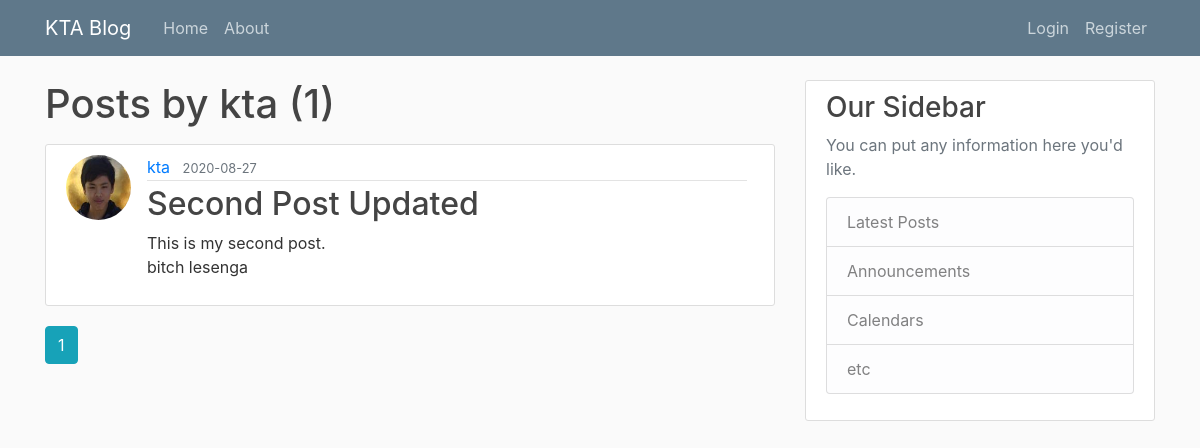
Before: /user/kta with the older database file.
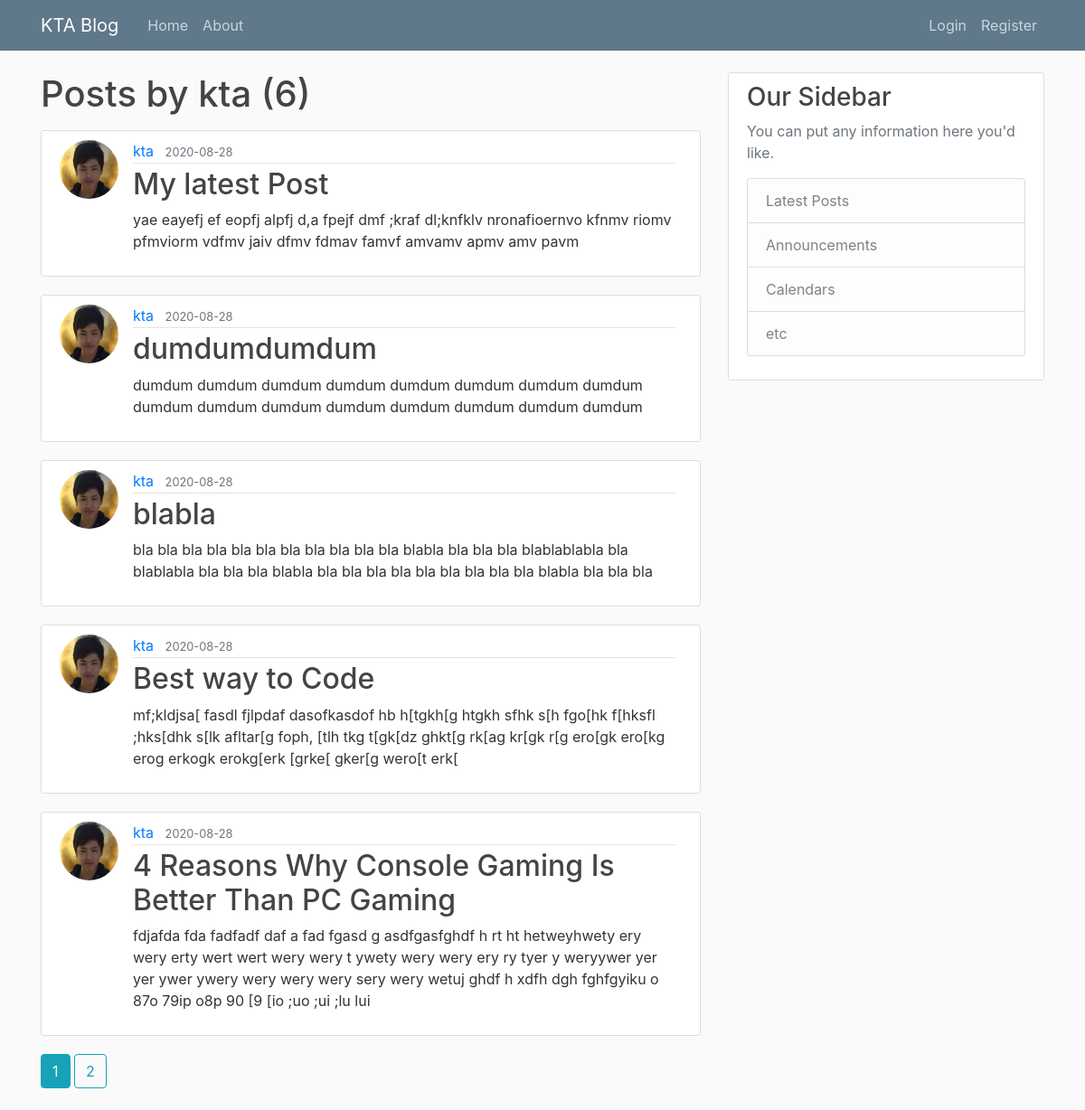
After: the same page with the newer database file.
### flaskblog/model.py (models this page shows, shortened)
class User(db.Model, UserMixin):
    id = db.Column(db.Integer, primary_key=True)
    username = db.Column(db.String(20), unique=True, nullable=False)
    email = db.Column(db.String(120), unique=True, nullable=False)
    image_file = db.Column(db.String(20), nullable=False, default='default.jpg')
    password = db.Column(db.String(60), nullable=False)
    posts = db.relationship('Post', backref='author', lazy=True)

class Post(db.Model):
    id = db.Column(db.Integer, primary_key=True)
    title = db.Column(db.String(100), nullable=False)
    date_posted = db.Column(db.DateTime, nullable=False, default=datetime.utcnow)
    content = db.Column(db.Text, nullable=False)
    user_id = db.Column(db.Integer, db.ForeignKey('user.id'), nullable=False)

### flaskblog/route.py (the view)
@app.route('/user/<string:username>')
def user_posts(username):
    page = request.args.get('page', 1, type=int)
    user = User.query.filter_by(username=username).first_or_404()
    posts = Post.query.filter_by(author=user)\
        .order_by(Post.date_posted.desc())\
        .paginate(page=page, per_page=5)
    return render_template('user_posts.html', posts=posts, user=user)

### flaskblog/templates/user_posts.html
{% extends "base.html" %}
{% block body %}
<h1 class="mb-3">Posts by {{ user.username }} ({{ posts.total }}) </h1>
    {% for post in posts.items %}
        <article class="media content-section">
          <img class="rounded-circle article-img" src="{{ url_for('static', filename='profile_pics/' + post.author.image_file) }}">
          <div style='max-width: 600px;' class="media-body">
            <div class="article-metadata">
              <a class="mr-2" href="{{ url_for('user_posts', username=post.author.username) }}">{{ post.author.username }}</a>
              <small class="text-muted">{{ post.date_posted.strftime('%Y-%m-%d') }}</small>
            </div>
            <h2><a class="article-title" href="{{ url_for('post', post_id=post.id) }}">{{ post.title }}</a></h2>
            <p class="article-content">{{ post.content }}</p>
          </div>
        </article>
    {% endfor %}
    {% for page_num in posts.iter_pages(left_edge=1, right_edge=1, left_current=1, right_current=2) %}
        {% if page_num %}
            {% if posts.page == page_num %}
                <a class="btn btn-info mb-4" href="{{ url_for('user_posts', username=user.username, page=page_num) }}">{{ page_num }}</a>
            {% else %}
                <a class="btn btn-outline-info mb-4" href="{{ url_for('user_posts', username=user.username, page=page_num) }}">{{ page_num }}</a>
            {% endif %}
        {% else %}
            .....
        {% endif %}
    {% endfor %}
{% endblock %}

### flaskblog/templates/base.html (shortened to what this page needs)
<!DOCTYPE html>
<html>
    <head>
        <link rel="stylesheet" href="https://stackpath.bootstrapcdn.com/bootstrap/4.5.2/css/bootstrap.min.css">
        <link rel="stylesheet" type="text/css" href="{{ url_for('static', filename='main.css') }}" />
    </head>
    <body>
        <header class="site-header">
          <nav class="navbar navbar-expand-md navbar-dark bg-steel fixed-top">
            <div class="container">
              <a class="navbar-brand mr-4" href="/">KTA Blog</a>
              <div class="collapse navbar-collapse" id="navbarToggle">
                <div class="navbar-nav mr-auto">
                  <a class="nav-item nav-link" href="{{ url_for('home') }}">Home</a>
                  <a class="nav-item nav-link" href="{{ url_for('about') }}">About</a>
                </div>
                <div class="navbar-nav">
                    {% if current_user.is_authenticated %}
                       <a class="nav-item nav-link" href="{{ url_for('new_post') }}">New Post</a>
                       <a class="nav-item nav-link" href="{{ url_for('account') }}">Account</a>
                       <a class="nav-item nav-link" href="{{ url_for('logout') }}">Logout</a>
                    {% else %}
                      <a class="nav-item nav-link" href="{{ url_for('login') }}">Login</a>
                      <a class="nav-item nav-link" href="{{ url_for('register') }}">Register</a>
                    {% endif %}
                </div>
              </div>
            </div>
          </nav>
        </header>
        <main role="main" class="container">
          <div class="row">
            <div class="col-md-8">
              {% block body %}{% endblock %}
            </div>
            <div class="col-md-4">
              <div class="content-section">
                <h3>Our Sidebar</h3>
                <p class='text-muted'>You can put any information here you'd like.
                  <ul class="list-group">
                    <li class="list-group-item list-group-item-light">Latest Posts</li>
                    <li class="list-group-item list-group-item-light">Announcements</li>
                    <li class="list-group-item list-group-item-light">Calendars</li>
                    <li class="list-group-item list-group-item-light">etc</li>
                  </ul>
                </p>
              </div>
            </div>
          </div>
        </main>
    </body>
</html>

### flaskblog/static/main.css (style rules this page uses)
body { background: #fafafa; color: #333333; margin-top: 5rem; }
h1, h2, h3, h4, h5, h6 { color: #444444; }
.bg-steel { background-color: #5f788a; }
.site-header .navbar-nav .nav-link { color: #cbd5db; }
.content-section { background: #ffffff; padding: 10px 20px; border: 1px solid #dddddd; border-radius: 3px; margin-bottom: 20px; }
.article-title { color: #444444; }
.article-content { white-space: pre-line; }
.article-img { height: 65px; width: 65px; margin-right: 16px; }
.article-metadata { padding-bottom: 1px; margin-bottom: 4px; border-bottom: 1px solid #e3e3e3 }

Changed rows visible on the page:
no longer on this page (row unchanged): Post: image_file (picture), author.username "kta", date_posted "2020-08-27", title "Second Post Updated", content "This is my second post. bitch lesenga"
added Post: image_file (picture), author.username "kta", date_posted "2020-08-28", title "My latest Post", content "yae eayefj ef eopfj alpfj d,a fpejf dmf ;kraf dl;knfklv nronafioernvo kfnmv riomv pfmviorm vdfmv jaiv dfmv fdmav famvf amvamv apmv amv pavm"
added Post: image_file (picture), author.username "kta", date_posted "2020-08-28", title "dumdumdumdum", content "dumdum dumdum dumdum dumdum dumdum dumdum dumdum dumdum dumdum dumdum dumdum dumdum dumdum dumdum dumdum dumdum"
added Post: image_file (picture), author.username "kta", date_posted "2020-08-28", title "blabla", content "bla bla bla bla bla bla bla bla bla bla bla blabla bla bla bla blablablabla bla blablabla bla bla bla blabla bla bla bla bla bla bla bla bla bla blabla bla bla bla"
added Post: image_file (picture), author.username "kta", date_posted "2020-08-28", title "Best way to Code", content "mf;kldjsa[ fasdl fjlpdaf dasofkasdof hb h[tgkh[g htgkh sfhk s[h fgo[hk f[hksfl ;hks[dhk s[lk afltar[g foph, [tlh tkg t[gk[dz ghkt[g rk[ag kr[gk r[g ero[gk ero[kg erog erkogk erokg[erk [grke[ gker[g wero[t erk["
added Post: image_file (picture), author.username "kta", date_posted "2020-08-28", title "4 Reasons Why Console Gaming Is Better Than PC Gaming", content "fdjafda fda fadfadf daf a fad fgasd g asdfgasfghdf h rt ht hetweyhwety ery wery erty wert wert wery wery t ywety wery wery ery ry tyer y weryywer yer yer ywer ywery wery wery wery sery wery wetuj ghdf h xdfh dgh fghfgyiku o 87o 79ip o8p 90 [9 [io ;uo ;ui ;lu lui"
Other visible differences:
{{ posts.total }}: "1" → "6"
new list line: "2"
